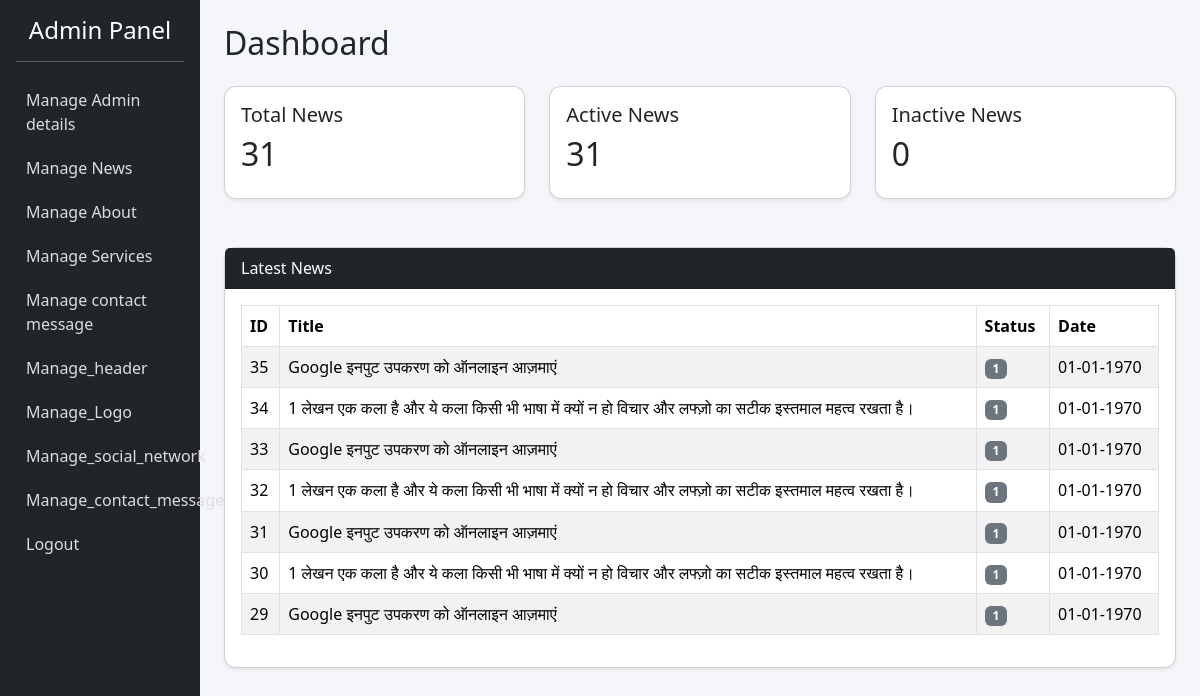
The page /admin_dashboard.php on the database as committed earlier.
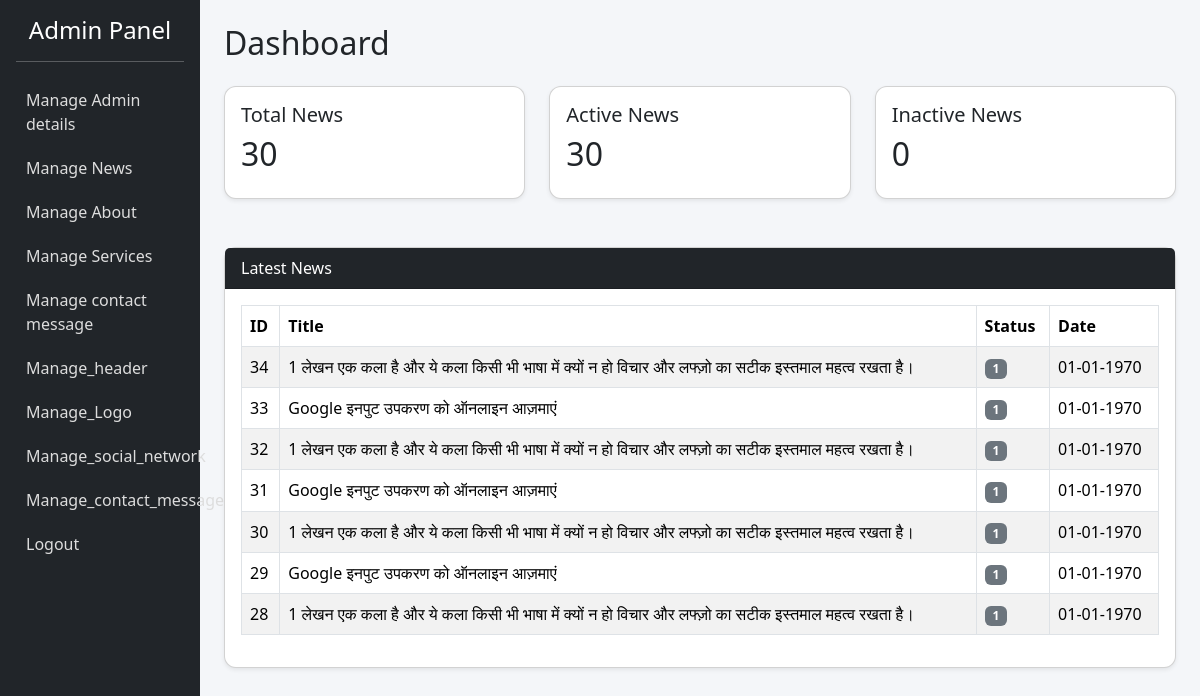
The same page on the database as committed later.
### tables this page shows
CREATE TABLE `news` (
  `id` int(10) NOT NULL,
  `heading` varchar(255) NOT NULL,
  `news_date` timestamp NOT NULL DEFAULT current_timestamp() ON UPDATE current_timestamp(),
  `content` text NOT NULL,
  `img` varchar(255) NOT NULL,
  `video` varchar(255) NOT NULL,
  `status` int(2) NOT NULL DEFAULT 1
);

### admin_dashboard.php (the view, shortened to what this page needs)
<?php
include 'conn.php';
$totalNews = $conn->query("SELECT COUNT(*) AS total FROM news")->fetch_assoc()['total'];
$activeNews = $conn->query("SELECT COUNT(*) AS total FROM news WHERE status=1")->fetch_assoc()['total'];
$inactiveNews = $conn->query("SELECT COUNT(*) AS total FROM news WHERE status=0")->fetch_assoc()['total'];
$newsResult = $conn->query("SELECT * FROM news ORDER BY id DESC LIMIT 7");
?>
<!DOCTYPE html>
<html lang="en">
<head>
    <link href="https://cdn.jsdelivr.net/npm/bootstrap@5.3.2/dist/css/bootstrap.min.css" rel="stylesheet">
</head>
<body>
<div class="container-fluid">
    <div class="row">
        <div class="col-md-2 sidebar p-3">
            <h4 class="text-center">Admin Panel</h4>
            <hr>
            <a href="admin_details.php">Manage Admin details</a>
            <a href="manage_news.php">Manage News</a>
            <a href="manage_about.php">Manage About</a>
            <a href="manage_servises.php">Manage Services</a>
            <a href="manage_contact_msg.php">Manage contact message</a>
            <a href="manage_header.php">Manage_header</a>
            <a href="manage_logo.php">Manage_Logo</a>
             <a href="manage_social_network.php">Manage_social_network</a>
               <a href="manage_contact_message.php">Manage_contact_message</a>
            <a href="login.php">Logout</a>
        </div>
        <div class="col-md-10 p-4">
            <h2>Dashboard</h2>
            <div class="row mt-4">
                <div class="col-md-4">
                    <div class="card shadow-sm p-3">
                        <h5>Total News</h5>
                        <h2><?= $totalNews ?></h2>
                    </div>
                </div>
                <div class="col-md-4">
                    <div class="card shadow-sm p-3">
                        <h5>Active News</h5>
                        <h2><?= $activeNews ?></h2>
                    </div>
                </div>
                <div class="col-md-4">
                    <div class="card shadow-sm p-3">
                        <h5>Inactive News</h5>
                        <h2><?= $inactiveNews ?></h2>
                    </div>
                </div>
            </div>
            <div class="card shadow-sm mt-5">
                <div class="card-header bg-dark text-white">Latest News</div>
                <div class="card-body">
                    <table class="table table-bordered table-striped">
                        <thead>
                            <tr>
                                <th>ID</th>
                                <th>Title</th>
                                <th>Status</th>
                                <th>Date</th>
                            </tr>
                        </thead>
                        <tbody>
                        <?php while($row = $newsResult->fetch_assoc()) { ?>
                            <tr>
                                <td><?= $row['id'] ?></td>
                                <td><?= $row['heading'] ?></td>
                                <td>
                                    <span class="badge bg-<?= $row['status']=='active'?'success':'secondary' ?>">
                                        <?= $row['status'] ?>
                                    </span>
                                </td>
                                <td><?= date('d-m-Y', strtotime($row['content'])) ?></td>
                            </tr>
                        <?php } ?>
                        </tbody>
                    </table>
                </div>
            </div>
        </div>
    </div>
</div>
</body>
</html>

Rows that differ between the two databases and show on the page:
removed news: id "35", heading "Google इनपुट उपकरण को ऑनलाइन आज़माएं", status "1", content "01-01-1970"
now on this page (row unchanged): news: id "28", heading "1 लेखन एक कला है और ये कला किसी भी भाषा में क्यों न हो विचार और लफ्ज़ो का सटीक इस्तमाल महत्व रखता है।", status "1", content "01-01-1970"
Other text that changed with them:
$totalNews: "31" → "30"
$activeNews: "31" → "30"
